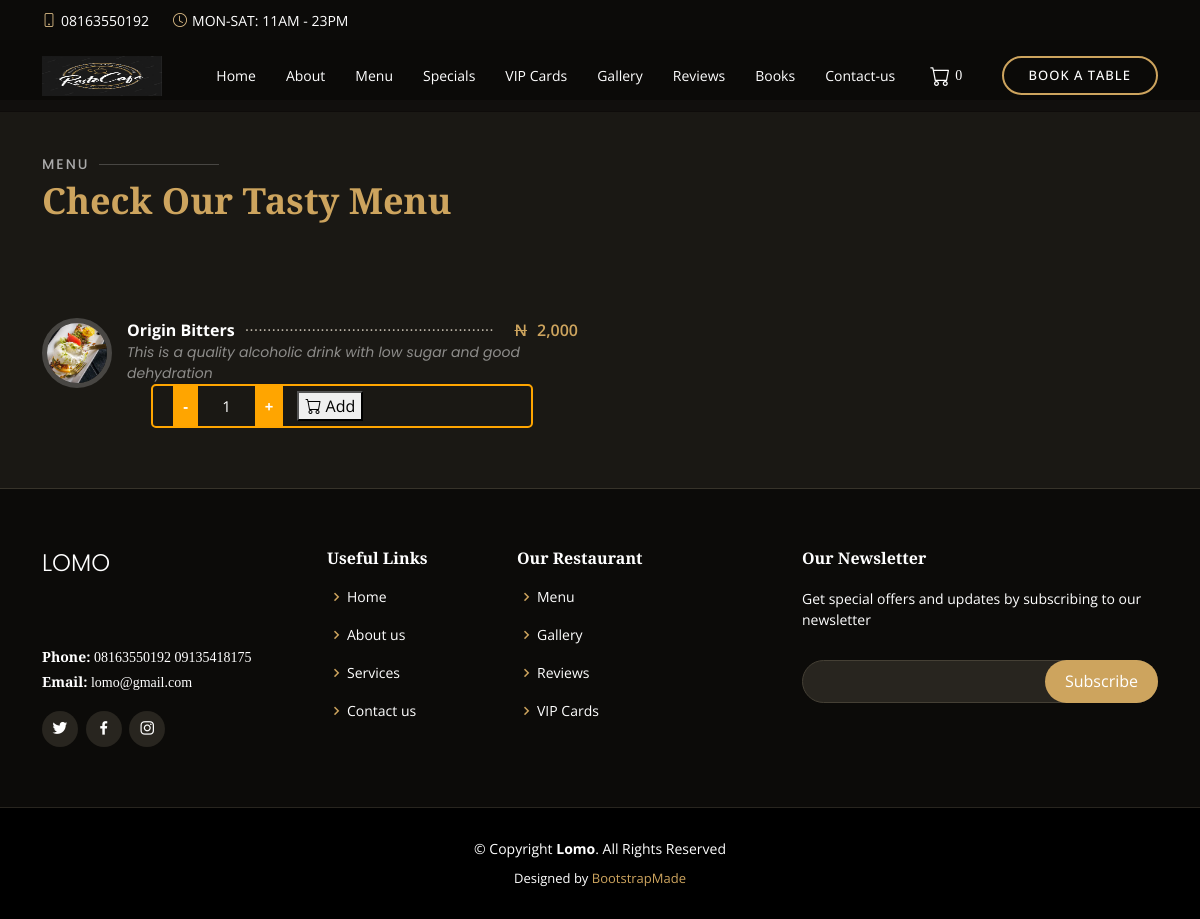
The page /menu on the database its author committed.
### admin_site/models.py (models this page shows)
class SiteInfoModel(models.Model):
    name = models.CharField(max_length=100)
    logo = models.FileField(upload_to='images/logo', null=True, blank=True)
    mobile_1 = models.CharField(max_length=20, null=True, blank=True)
    mobile_2 = models.CharField(max_length=20, null=True, blank=True)
    email = models.EmailField(max_length=100, null=True, blank=True)
    whatsapp = models.CharField(max_length=30, null=True, blank=True)
    working_hour = models.CharField(max_length=100, null=True, blank=True)
    facebook_link = models.URLField(null=True, blank=True)
    instagram_link = models.URLField(null=True, blank=True)
    twitter_link = models.URLField(null=True, blank=True)
    address = models.TextField(null=True, blank=True)

### catalog/models.py (models this page shows, shortened)
class MenuModel(models.Model):
    TYPE = (('food', 'FOOD'), ('drink', 'DRINK'))
    menu_type = models.CharField(max_length=20, choices=TYPE)
    menu_class = models.ManyToManyField(MenuClassModel, blank=True)
    category = models.ForeignKey(MenuCategoryModel, on_delete=models.CASCADE)
    name = models.CharField(max_length=200)
    price = models.FloatField()
    description = models.TextField()
    key = models.TextField(blank=True, null=True)
    image = models.FileField(upload_to='images/menu')
    STATUS = (('active', 'ACTIVE'), ('inactive', 'INACTIVE'))
    status = models.CharField(max_length=20, choices=STATUS)
    created_at = models.DateTimeField(auto_now_add=True, blank=True)

### home/views.py (the view)
# urls.py: path('menu', MenuPageView.as_view(), name='menu'),
class MenuPageView(TemplateView):
    template_name = 'home/menu.html'
    def get_context_data(self, **kwargs):
        context = super().get_context_data(**kwargs)
        context['menu_list'] = MenuModel.objects.filter(status='active')[:16]
        return context

### home/context_processors.py (called while the page is built)
def layout_variable(request):
    site_info = SiteInfoModel.objects.first()
    reservation_form = ReservationForm
    return {
        'site_info': site_info,
        'reservation_form': reservation_form
        }

### home/templates/home/menu.html
{% extends 'home/layout.html' %}
{% load static %}
{% load humanize %}
{% block 'main' %}
    <section id="menu" class="menu section-bg" style="margin-top:100px">
      <div class="container" data-aos="fade-up">
        <div class="section-title">
          <h2>Menu</h2>
          <p>Check Our Tasty Menu</p>
        </div>
        <div class="row menu-container" data-aos="fade-up" data-aos-delay="200">
          {% for menu in menu_list %}
          <div class="col-lg-6 menu-item filter-starters">
            <img src="/media/{{menu.image}}" class="menu-img" alt="">
            <div class="menu-content">
              <a href="#">{{menu.name|title}}</a><span><span style=""><del>N</del></span>{{menu.price|floatformat|intcomma}}</span>
            </div>
            <div class="menu-ingredients">
              {{menu.description}}
            </div>
			<div style="border:2px solid orange;width:70%;margin-left:20%;border-radius:5px;padding:5px 20px">
              <a><span style="padding:10px;background:orange;font-size:15px" id="menu_minus" row="{{forloop.counter}}"><b>-</b></span></a>
			  <span style="padding:10px 20px;font-size:15px" id="menu_count{{forloop.counter}}">{% if menu.id|stringformat:"i" in request.session.cart %} {% for index, cart_item in request.session.cart.items %} {% if menu.id|stringformat:"i" == index %} {% for item in cart_item %} {% if forloop.counter == 2 %} {{item}} {% endif %} {% endfor %} {% endif %}{% endfor %} {% else %} 1 {% endif %}</span>
			  <a><span style="padding:10px;background:orange;font-size:15px" id="menu_plus" row="{{forloop.counter}}"><b>+</b></span></a>
			  <button style="margin-left:10px" class="add-cart" pk="{{menu.pk}}" row="{{forloop.counter}}"><span><i class="bi bi-cart"></i><span id="cart_status"> {% if not menu.id|stringformat:"i" in request.session.cart %} Add {% else %} Remove {% endif %}</span></span></button>
            </div>
          </div>
          {% endfor %}
        </div>
      </div>
    </section>
{% endblock %}

### home/templates/home/layout.html (shortened to what this page needs)
<!DOCTYPE html>
{% load static %}
<html lang="en">
<head>
  <link href="{% static 'home/vendor/animate.css/animate.min.css' %}" rel="stylesheet">
  <link href="{% static 'home/vendor/aos/aos.css" rel="stylesheet' %}">
  <link href="{% static 'home/vendor/bootstrap/css/bootstrap.min.css' %}" rel="stylesheet">
  <link href="{% static 'home/vendor/bootstrap-icons/bootstrap-icons.css' %}" rel="stylesheet">
  <link href="{% static 'home/vendor/boxicons/css/boxicons.min.css' %}" rel="stylesheet">
  <link href="{% static 'home/vendor/glightbox/css/glightbox.min.css' %}" rel="stylesheet">
  <link href="{% static 'home/vendor/swiper/swiper-bundle.min.css' %}" rel="stylesheet">
  <link href="{% static 'home/css/style.css' %}" rel="stylesheet">
</head>
<body>
  <div id="topbar" class="d-flex align-items-center fixed-top">
    <div class="container d-flex justify-content-center justify-content-md-between">
      <div class="contact-info d-flex align-items-center">
        <i class="bi bi-phone d-flex align-items-center"><span>{{site_info.mobile_1|title}}</span></i>
        <i class="bi bi-clock d-flex align-items-center ms-4"><span> {{site_info.working_hour|upper}}</span></i>
      </div>
    </div>
  </div>
  <header id="header" class="fixed-top d-flex align-items-cente">
    <div class="container-fluid container-xl d-flex align-items-center justify-content-lg-between">
      <h1 class="logo me-auto me-lg-0">
	  {% if site_info.logo %}
		<a href="{% url 'home' %}" class="logo me-auto me-lg-0"><img src="/media/{{site_info.logo}}" style="width:120px;height:60px" alt="" class="img-fluid"></a>
	  {% else %}
	  <a href="{% url 'home' %}"> {{site_info.name|upper}} </a>
	  {% endif %}
	  </h1>
      <nav id="navbar" class="navbar order-last order-lg-0">
        <ul>
          <li><a class="nav-link scrollto" href="{% url 'home' %}">Home</a></li>
          <li><a class="nav-link scrollto" href="{% url 'about' %}">About</a></li>
          <li><a class="nav-link scrollto" href="{% url 'menu' %}">Menu</a></li>
          <li><a class="nav-link scrollto" href="{% url 'special' %}">Specials</a></li>
          <li><a class="nav-link scrollto" href="{% url 'vip_cards' %}">VIP Cards</a></li>
          <li><a class="nav-link scrollto" href="{% url 'gallery' %}">Gallery</a></li>
          <li><a class="nav-link scrollto" href="{% url 'about' %}#testimonials">Reviews</a></li>
          <li><a class="nav-link scrollto" href="{% url 'books' %}">Books</a></li>
          <li><a class="nav-link scrollto" href="{% url 'contact' %}">Contact-us</a></li>
          <li><a class="nav-link scrollto" href="{% url 'cart' %}"><i class="bi bi-cart d-flex align-items-center" style="font-size:20px"></i><span style="font-family:cursive;margin-left:5px" id="cart_item_count">{% if request.session.cart %} {{ request.session.cart|length }} {% else %} 0 {% endif %}</span></a></li>
        </ul>
  </nav>
      <a href="#book-a-table" class="book-a-table-btn scrollto d-none d-lg-flex">Book a table</a>
    </div>
  </header>
  <main>
      {% block 'main' %} {% endblock %}
  </main>
  <footer id="footer">
    <div class="footer-top">
      <div class="container">
        <div class="row">
          <div class="col-lg-3 col-md-6">
            <div class="footer-info">
              <h3>{{site_info.name|upper}}</h3>
              <p>
                {{site_info.address}}<br><br>
                <strong>Phone:</strong> {{site_info.mobile_1|title}} {{site_info.mobile_2|title}}<br>
                <strong>Email:</strong> {{site_info.email|lower}}<br>
              </p>
              <div class="social-links mt-3">
                <a href="{{site_info.twitter_link}}" class="twitter"><i class="bx bxl-twitter"></i></a>
                <a href="{{site_info.facebook_link}}" class="facebook"><i class="bx bxl-facebook"></i></a>
                <a href="{{site_info.instagram_link}}" class="instagram"><i class="bx bxl-instagram"></i></a>
              </div>
            </div>
          </div>
          <div class="col-lg-2 col-md-6 footer-links">
            <h4>Useful Links</h4>
            <ul>
              <li><i class="bx bx-chevron-right"></i> <a href="{% url 'home' %}">Home</a></li>
              <li><i class="bx bx-chevron-right"></i> <a href="{% url 'about' %}">About us</a></li>
              <li><i class="bx bx-chevron-right"></i> <a href="{% url 'home' %}#events">Services</a></li>
              <li><i class="bx bx-chevron-right"></i> <a href="{% url 'contact' %}">Contact us</a></li>
            </ul>
          </div>
          <div class="col-lg-3 col-md-6 footer-links">
            <h4>Our Restaurant</h4>
            <ul>
              <li><i class="bx bx-chevron-right"></i> <a href="{% url 'menu' %}">Menu</a></li>
              <li><i class="bx bx-chevron-right"></i> <a href="{% url 'gallery' %}">Gallery</a></li>
              <li><i class="bx bx-chevron-right"></i> <a href="{% url 'about' %}#testimonials">Reviews</a></li>
              <li><i class="bx bx-chevron-right"></i> <a href="{% url 'vip_cards' %}">VIP Cards</a></li>
            </ul>
          </div>
          <div class="col-lg-4 col-md-6 footer-newsletter">
            <h4>Our Newsletter</h4>
            <p>Get special offers and updates by subscribing to our newsletter</p>
            <form action="" method="post">
              <input type="email" name="email"><input type="submit" value="Subscribe">
            </form>
          </div>
        </div>
      </div>
    </div>
    <div class="container">
      <div class="copyright">
        &copy; Copyright <strong><span>{{site_info.name|title}}</span></strong>. All Rights Reserved
      </div>
      <div class="credits">
        Designed by <a href="https://bootstrapmade.com/">BootstrapMade</a>
      </div>
    </div>
  </footer>
</body>
</html>

### rows shown on the page
SiteInfoModel: mobile_1 "08163550192", working_hour "MON-SAT: 11AM - 23PM", logo (picture), name "LOMO", mobile_2 "09135418175", email "lomo@gmail.com", name "Lomo"
MenuModel: image (picture), name "Origin Bitters", price "2,000", description "This is a quality alcoholic drink with low sugar and good dehydration", shows "1", shows "Add"
